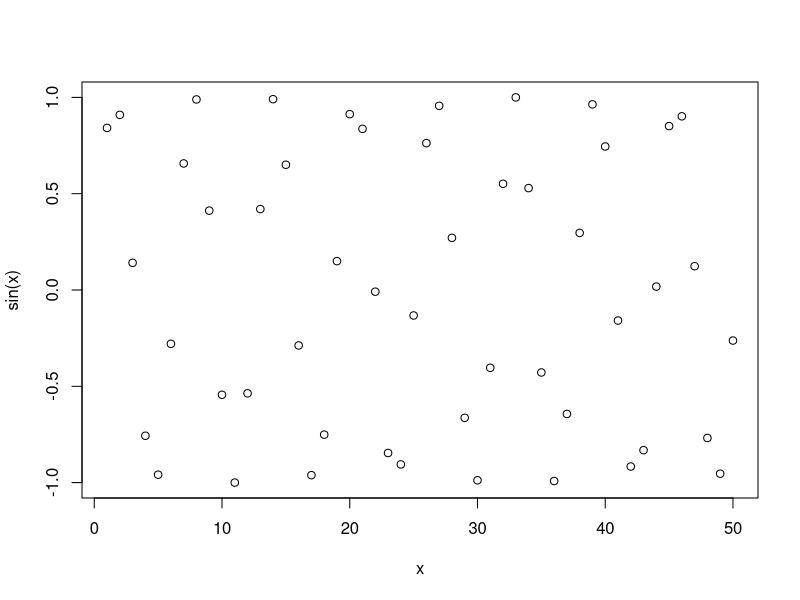
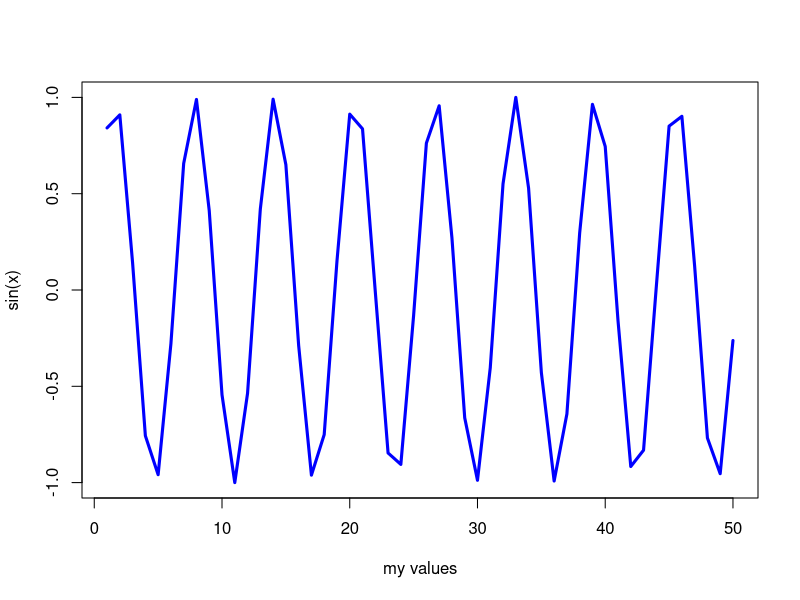

Here is the R script that generated these plots, in order:
# Here we go!
x <- 1:50

# Generate an initial plot
plot(x, sin(x))

# Make it a little nicer
plot(x, sin(x), type="l", col="blue", lwd=3, xlab="my values")
